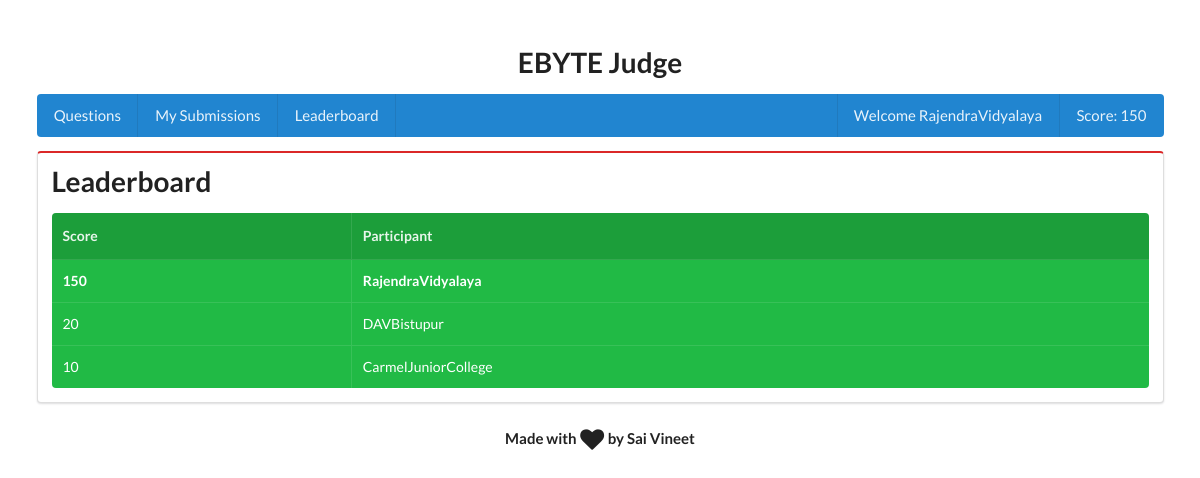
/main/leaderboard/ (signed in), run on the app's committed database.
### main/models.py (models this page shows)
class Participant(models.Model):
    user = models.OneToOneField(User)
    score = models.IntegerField()

### main/views.py (the view)
@login_required
def leaderboard(request):
    users = Participant.objects.order_by('-score')
    return render(request, 'main/leaderboard.html',
        {'participants': users})

### main/templates/main/leaderboard.html (shortened to what this page needs)
{% extends "base.html" %}
{% block content %}
    <h1 class="ui header">
        Leaderboard
    </h1>
    <table class="ui celled green inverted table">
        <thead>
            <tr>
                <th>Score</th>
                <th>Participant</th>
            </tr>
        </thead>
        <tbody>
            {% for person in participants %}
                <tr
                {% if forloop.counter == 1 %}
                    style="font-weight:bold;"
                {% endif %}
                >
                    <td>{{ person.score }}</td>
                    <td>{{ person.user.username }}</td>
                </tr>
            {% endfor %}
        </tbody>
    </table>
{% endblock %}

### main/templates/base.html (shortened to what this page needs)
<!DOCTYPE html>
<html lang="en">
<head>
    <link rel="stylesheet" href="https://cdnjs.cloudflare.com/ajax/libs/semantic-ui/2.1.4/semantic.min.css">
</head>
<body>
    <div class="ui grid container">
        <div class="column">
            <br>
            <h1 class="ui centered huge header">
                EBYTE Judge
            </h1>
            <div class="ui blue inverted large menu">
                <a href="/main/" class="item">
                    Questions
                </a>
                <a href="/main/submissions" class="item">
                    My Submissions
                </a>
                <a href="/main/leaderboard" class="item">
                    Leaderboard
                </a>
                <div class="right menu">
                    <div class="item">
                        Welcome {{ request.user.username }}
                    </div>
                    {% if request.user.participant %}
                        <div class="item">
                            Score: {{ request.user.participant.score }}
                        </div>
                    {% endif %}
                </div>
            </div>
            <div class="ui red segment">
                {% block content %}
                {% endblock %}
            </div>
        </div>
    </div>
    <div class="ui small centered header">
        Made with <i class="small heart icon" style="display: inline; margin:0;"></i> by Sai Vineet
    </div>
</body>
</html>

### data on the page
Participant: score "150", user.username "RajendraVidyalaya"
Participant: score "20", user.username "DAVBistupur"
Participant: score "10", user.username "CarmelJuniorCollege"

### other printed values
{{ request.user.username }} "RajendraVidyalaya"
{{ request.user.participant.score }} "150"
